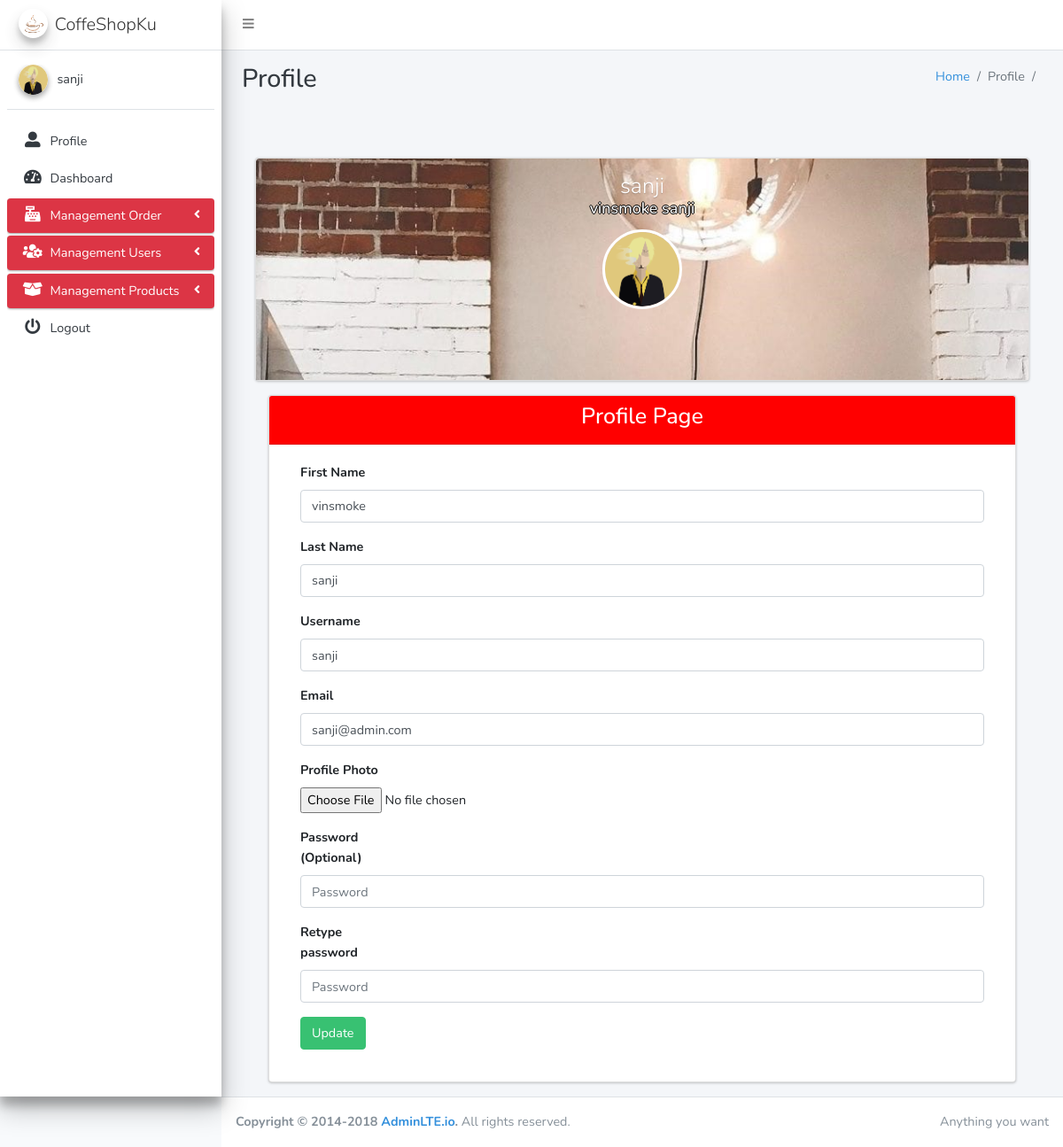
Page /accounts/profile/2 (signed in) on the committed database.
### accounts/models.py (models this page shows, shortened)
class User(AbstractBaseUser, PermissionsMixin):
    email = models.EmailField(_('email'), unique=True)
    username = models.CharField(_('username'), max_length=45, unique=True)
    first_name = models.CharField(_('first name'), max_length=30, blank=True)
    last_name = models.CharField(_('last name'), max_length=30, blank=True)
    date_joined = models.DateTimeField(_('date joined'), auto_now_add=True)
    is_active = models.BooleanField(_('active'), default=True)
    avatar = models.ImageField(upload_to=path_and_rename, null=True, blank=True)
    objects = UserManager()
    EMAIL_FIELD    = 'email'
    USERNAME_FIELD = 'username'
    REQUIRED_FIELDS = []
    class Meta:
        verbose_name = _('user')
        verbose_name_plural = _('users')
    def __str__(self):
        return self.username

### accounts/views.py (the view, shortened to what this page needs)
# urls.py: path('profile/<int:pk>', login_required(ProfileView.as_view(template_name="accounts/profile.html")), name="profile_url"),
class ProfileView(UpdateView):
    form_class      = ProfileUserForm
    model           = User
    success_url     = 'profile_url'
    def setup(self, request, *args, **kwargs):
        self.request = request
        self.args = args
        self.kwargs = kwargs
    def get_object(self, queryset=None):
        if queryset is None:
            queryset = self.get_queryset()
        pk = self.request.user.id
        slug = self.kwargs.get(self.slug_url_kwarg)
        if pk is not None:
            queryset = queryset.filter(pk=pk)
        if slug is not None and (pk is None or self.query_pk_and_slug):
            slug_field = self.get_slug_field()
            queryset = queryset.filter(**{slug_field: slug})
        if pk is None and slug is None:
            raise AttributeError(
                "Generic detail view %s must be called with either an object "
                "pk or a slug in the URLconf." % self.__class__.__name__
            )
        try:
            obj = queryset.get()
        except queryset.model.DoesNotExist:
            raise Http404(_("No %(verbose_name)s found matching the query") %
                        {'verbose_name': queryset.model._meta.verbose_name})
        return obj
    def get(self, request, *args, **kwargs):
        self.object = self.get_object() # assign the object to the viewuse
        user_id     = request.user.id
        if(self.kwargs['pk'] == user_id):
            return self.render_to_response(self.get_context_data())
        else:
            return HttpResponseRedirect(reverse('profile_url',kwargs={'pk':user_id}))
    def get_context_data(self,**kwargs):
        user_update = User.objects.get(pk=self.kwargs['pk'])
        kwargs      = super().get_context_data(**kwargs)
        kwargs = {
            "user"               : user_update,
        }
        if 'form' not in kwargs:
            kwargs['form'] = self.get_form()
        kwargs['heading_title']    = "Profile"
        kwargs['breadcrumb']      = {'content':'Profile','class':'active'}
        return super().get_context_data(**kwargs)

### accounts/forms.py (shortened to what this page needs)
class ProfileUserForm(UserChangeForm):
    class Meta:
        model = get_user_model()
        fields = ('username','email', 'password1', 'password2','first_name','last_name','avatar')
    error_messages = {
        'password_mismatch': _('The two password fields didn’t match.'),
    }
    password1 = forms.CharField(
        label=_("Password"),
        strip=False,required=False,
        widget=forms.PasswordInput(attrs={'autocomplete': 'new-password'}),
        help_text=password_validation.password_validators_help_text_html(),
    )
    password2 = forms.CharField(
        label=_("Password confirmation"),required=False,
        widget=forms.PasswordInput(attrs={'autocomplete': 'new-password'}),
        strip=False,
        help_text=_("Enter the same password as before, for verification."),
    )
    avatar       = forms.ImageField(required=False)

### accounts/auth.py (called while the page is built)
    def get_user(self, user_id):
        UserModel = get_user_model()
        try:
            return UserModel._default_manager.get(pk=user_id)
        except UserModel.DoesNotExist:
            return None

### accounts/templates/accounts/profile.html (shortened to what this page needs)
{% extends "layouts/base.html" %}
{% load static %}
{% block content %}
<div class="container">
    <div class="row mt-5">
        <div class="col-md-12">
            <div class="card card-widget widget-user">
                <div class="widget-user-header text-white" style="background-image: url({% static 'img/coffee-bar.jpg' %});">
                    <h3 class="widget-user-username">{{request.user}}</h3>
                    <h5 class="widget-user-desc">{{ request.user.first_name|add:' '|add:request.user.last_name}}</h5>
                </div>
                <div class="widget-user-image">
                    <img class="img-circle" id="profile_img" src="{% get_media_prefix %}{{request.user.avatar}}" alt="User Avatar">
                </div>
            </div>
            <div class="col-md-12">
                <div class="card">
                    <div style="background-color:red;color:white;" class="card-header p-2">
                            <h3 class="text-center">Profile Page</h3>
                    </div>
                    <div class="card-body">
                            <div class="tab-pane active show" id="settings">
                                <form class="form-horizontal" enctype="multipart/form-data" method="POST">
                                    <div class="form-group">
                                        <label for="first_name" class="col-sm-2 control-label">First Name</label>
                                        <div class="col-sm-12">
                                            <input type="text" autocomplete="off" class="form-control" id="first_name" value="{{ user.first_name }}" name="first_name" placeholder="Enter first name">
                                        </div>
                                    </div>
                                    <div class="form-group">
                                        <label for="last_name" class="col-sm-2 control-label">Last Name</label>
                                        <div class="col-sm-12">
                                            <input type="text" autocomplete="off" class="form-control" id="last_name" value="{{ user.last_name }}" name="last_name" placeholder="Enter last name">
                                        </div>
                                    </div>
                                    <div class="form-group">
                                        <label for="username" class="col-sm-2 control-label">Username</label>
                                        <div class="col-sm-12">
                                            <input type="text" autocomplete="off" class="form-control" id="username" value="{{ user.username }}" name="username" placeholder="Enter username">
                                        </div>
                                    </div>
                                    <div class="form-group">
                                        <label for="email" class="col-sm-2 control-label">Email</label>
                                        <div class="col-sm-12">
                                            <input type="email" autocomplete="off" class="form-control" id="email" value="{{ user.email }}" name="email" placeholder="Enter email">
                                        </div>
                                    </div>
                                    <div class="form-group">
                                        <label for="avatar" class="col-sm-2 control-label">Profile Photo</label>
                                        <div class="col-sm-12">
                                            <input type="file" name="avatar" onchange="upload_img(this);" class="form-input">
                                        </div>
                                    </div>
                                    <div class="form-group">
                                        <label for="password1" class="col-sm-2 control-label">Password (Optional)</label>
                                        <div class="col-sm-12">
                                            <input type="password" class="form-control" id="password1" name="password1" placeholder="Password">
                                        </div>
                                    </div>
                                    <div class="form-group">
                                        <label for="password" class="col-sm-2 control-label">Retype password</label>
                                        <div class="col-sm-12">
                                            <input type="password" class="form-control" id="password2" name="password2" placeholder="Password">
                                        </div>
                                    </div>
                                    <div class="form-group">
                                        <div class="col-sm-offset-2 col-sm-12">
                                            <button type="submit"
                                                class="btn btn-success">Update</button>
                                        </div>
                                    </div>
                                </form>
                            </div>
                        </div>
                    </div>
                </div>
            </div>
        </div>
    </div>
</div>
{% endblock content %}

### templates/layouts/base.html (shortened to what this page needs)
{% load static %}
{% load active_link_tags %}
<!DOCTYPE html>
<html lang="en">
<head>
    <link rel="stylesheet" href="{% static "sass/app.css" %}">
</head>
<body class="hold-transition sidebar-mini">
    <div class="wrapper" id="app">
        <nav class="main-header navbar navbar-expand bg-white navbar-light border-bottom">
            <ul class="navbar-nav">
                <li class="nav-item">
                    <a class="nav-link" data-widget="pushmenu" href="#"><i class="fa fa-bars"></i></a>
                </li>
            </ul>
        </nav>
        <aside class="main-sidebar sidebar-light-danger elevation-4">
            <a href="index3.html" class="brand-link">
                <img src="{% static "img/logo.png" %}" alt="CoffeShopKu" class="brand-image img-circle elevation-3"
                    style="opacity: .8">
                <span class="brand-text font-weight-light">CoffeShopKu</span>
            </a>
            <div class="sidebar">
                <div class="user-panel mt-3 pb-3 mb-3 d-flex">
                    <div class="image">
                        <img src="{% get_media_prefix %}{{request.user.avatar}}" class="img-circle elevation-2"
                            alt="User Image">
                    </div>
                    <div class="info">
                        <a href="#" class="d-block">{{ request.user }}</a>
                    </div>
                </div>
                <nav class="mt-2">
                    <ul class="nav nav-pills nav-sidebar flex-column" data-widget="treeview" role="menu"
                        data-accordion="false">
                        <li class="nav-item">
                            <a href="{% url 'profile_url' request.user.id %}"
                                class="{% active_link 'profile_url' 'active-link' pk=request.path|last %} nav-link">
                                <i class="nav-icon fas fa-user-alt"></i>
                                <p>
                                    Profile
                                </p>
                            </a>
                        </li>
                        <li class="nav-item">
                            <a href="{% url 'dashboard' %}"
                                class="{% active_link 'dashboard' 'active-link' %} nav-link">
                                <i class="nav-icon fas fa-tachometer-alt"></i>
                                <p>
                                    Dashboard
                                </p>
                            </a>
                        </li>
                        <li
                            class="nav-item has-treeview {% active_link 'order_list_products' 'menu-open' strict=True %}">
                            <a href="#" class="nav-link active">
                                <i class="nav-icon fas fa-cash-register"></i>
                                <p>
                                    Management Order
                                    <i class="right fas fa-angle-left"></i>
                                </p>
                            </a>
                        </li>
                        {% if perms.accounts.view_user %}
                        <li class="nav-item has-treeview {% active_link 'permissions_groups' 'menu-open' %}{% active_link 'groups_list' 'menu-open' %}{% active_link 'users_list || add_user'  'menu-open' %}{% active_link 'update_user' 'menu-open' pk=request.path|last %}">
                            <a href="#" class="nav-link active">
                                <i class="nav-icon fas fa-users-cog"></i>
                                <p>
                                    Management Users
                                    <i class="right fas fa-angle-left"></i>
                                </p>
                            </a>
                        </li>
                        {% endif %}
                        {% if perms.products.view_products %}
                        <li class="nav-item has-treeview {% active_link 'list_categories' 'menu-open' strict=True %}{% active_link 'list_products' 'menu-open' strict=True  %} ">
                            <a href="#" class="nav-link active">
                                <i class="nav-icon fas fa-box-open"></i>
                                <p>
                                    Management Products
                                    <i class="right fas fa-angle-left"></i>
                                </p>
                            </a>
                        </li>
                        {% endif %}
                        <li class="nav-item">
                            <a href="{% url 'logout_url' %}" class="nav-link">
                                <i class="nav-icon fas fa-power-off"></i>
                                <p>
                                    Logout
                                </p>
                            </a>
                        </li>
                    </ul>
                </nav>
            </div>
        </aside>
        <div class="content-wrapper">
            <div class="content-header">
                <div class="container-fluid">
                    <div class="row mb-2">
                        <div class="col-sm-6">
                            <h1 class="m-0 text-dark">{{heading_title}}</h1>
                        </div>
                        <div class="col-sm-6">
                            <ol class="breadcrumb float-sm-right">
                                <li class="breadcrumb-item"><a href="#">Home</a></li>
                                <li class="breadcrumb-item {{breadcrumb.class}}">{% if breadcrumb2  %}<a
                                        href="{% url breadcrumb.url %}">{{breadcrumb.content}}</a></li>
                                {% else %}{{breadcrumb.content}}</li>{% endif %}
                                <li class="breadcrumb-item {{breadcrumb2.class}}">{{breadcrumb2.content}}</li>
                            </ol>
                        </div>
                    </div>
                </div>
            </div>
            <div class="content">
                <div class="container-fluid">
                    {% block content %}
                    {% endblock content %}
                </div>
            </div>
        </div>
        <footer class="main-footer">
            <div class="float-right d-none d-sm-inline">
                Anything you want
            </div>
            <strong>Copyright &copy; 2014-2018 <a href="https://adminlte.io">AdminLTE.io</a>.</strong> All rights
            reserved.
        </footer>
</body>
</html>

### accounts/templates/accounts/profile.html (style rules this page uses)
.widget-user-header { background-size: cover; height: 250px !important; background-repeat: no-repeat; background-attachment: fixed; background-position: center bottom; }
.widget-user-username { text-shadow: -1px 0 black, 0 1px black, 1px 0 black, 0 -1px black; }
.widget-user-desc { text-shadow: -1px 0 black, 0 1px black, 1px 0 black, 0 -1px black; }

### rows in the picture
User: user.avatar (picture), user "sanji", user.first_name|add "vinsmoke sanji", first_name "vinsmoke", last_name "sanji", username "sanji", email "sanji@admin.com"

### other values in the picture
{{ heading_title }} "Profile"
{{ breadcrumb.content }} "Profile"
